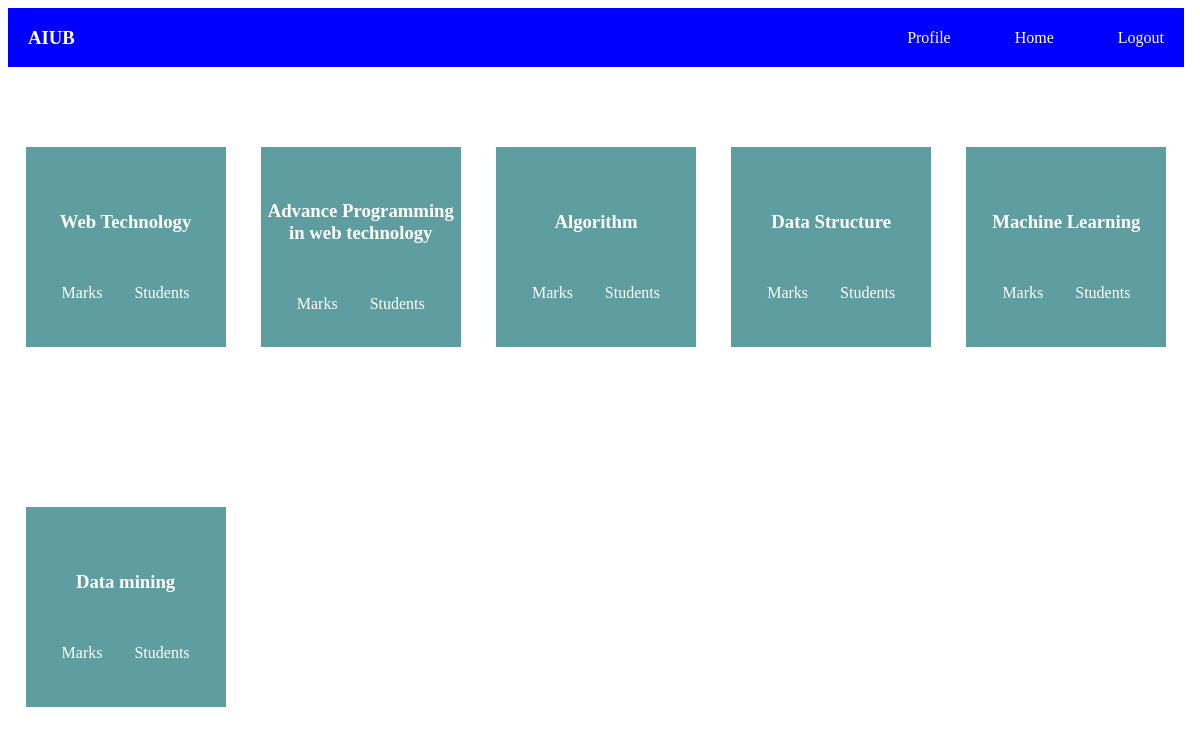
/Resources/view/Faculty/Dashboard.php (signed in), run on the app's committed database.
### tables this page shows
CREATE TABLE `course` (
  `id` int(11) NOT NULL,
  `course_name` varchar(100) NOT NULL
);

### Resources/view/Faculty/Dashboard.php (the view, shortened to what this page needs)
<?php
$conn=getConnection();
$sql="select * from course";
$result= mysqli_query($conn, $sql);
 if(isset($_SESSION['flag']))
{
?>
<!DOCTYPE html>
<html lang="en">
<head>
    <link rel="stylesheet" href="/University-Management/Resources/css/Faculty/Dashboard.css">
</head>
<body>
    <div class="container">
        <div class="top-nav">
            <div class="left">
                <h3>AIUB</h3>
            </div>
            <div class="right">
                <ul>
                    <li> <a href="./facultyDetails.php"> <span>Profile</span> </a></li>
                    <li><a href="/University-Management/Resources/view/Faculty/Dashboard.php">Home</a> </li>
                    <li><a href="../../../Controller/Public/logout.php">Logout</a></li>
                </ul>
            </div>
        </div>
        <div class="main-content">
            <?php while($row=mysqli_fetch_array($result)){?>
            <div class="card">
                <h3><?=$row['course_name'] ?></h3>
                <div class="bottom">
                    <a href="./Marks.php?id=<?=$row['id'] ?>"> <span>Marks</span> </a>
                    <a href="./studentList.php?id=<?=$row['id'] ?>"> <span>Students</span> </a>
                </div>
            </div>
            <?php } ?>
        </div>
    </div>
</body>
</html>
<?php
}
else
{
  header('location:../Public/login.php');
}
?>

### Resources/css/Faculty/Dashboard.css (style rules this page uses)
.container { width: 98vw; }
.top-nav { display: flex; justify-content: space-between; align-items: center; padding: 0 20px; background-color: blue; color: white; }
.top-nav>.right>ul { display: flex; gap: 4rem; list-style: none; }
.main-content { width: 100%; display: grid; height: 90vh; align-items: center; justify-items: center; grid-template-columns: repeat(5, auto); color:white; }
.main-content>.card { width: 200px; height: 200px; background-color:cadetblue; display: flex; justify-content: center; align-items: center; flex-direction: column; gap: 2rem; }
.main-content>.card>.bottom { display: flex; gap: 2rem; }
.main-content>.card>h3 { text-align: center; }
a { text-decoration: none; color: white; }

### data on the page
course: course_name "Web Technology"
course: course_name "Advance Programming in web technology"
course: course_name "Algorithm"
course: course_name "Data Structure"
course: course_name "Machine Learning"
course: course_name "Data mining"
